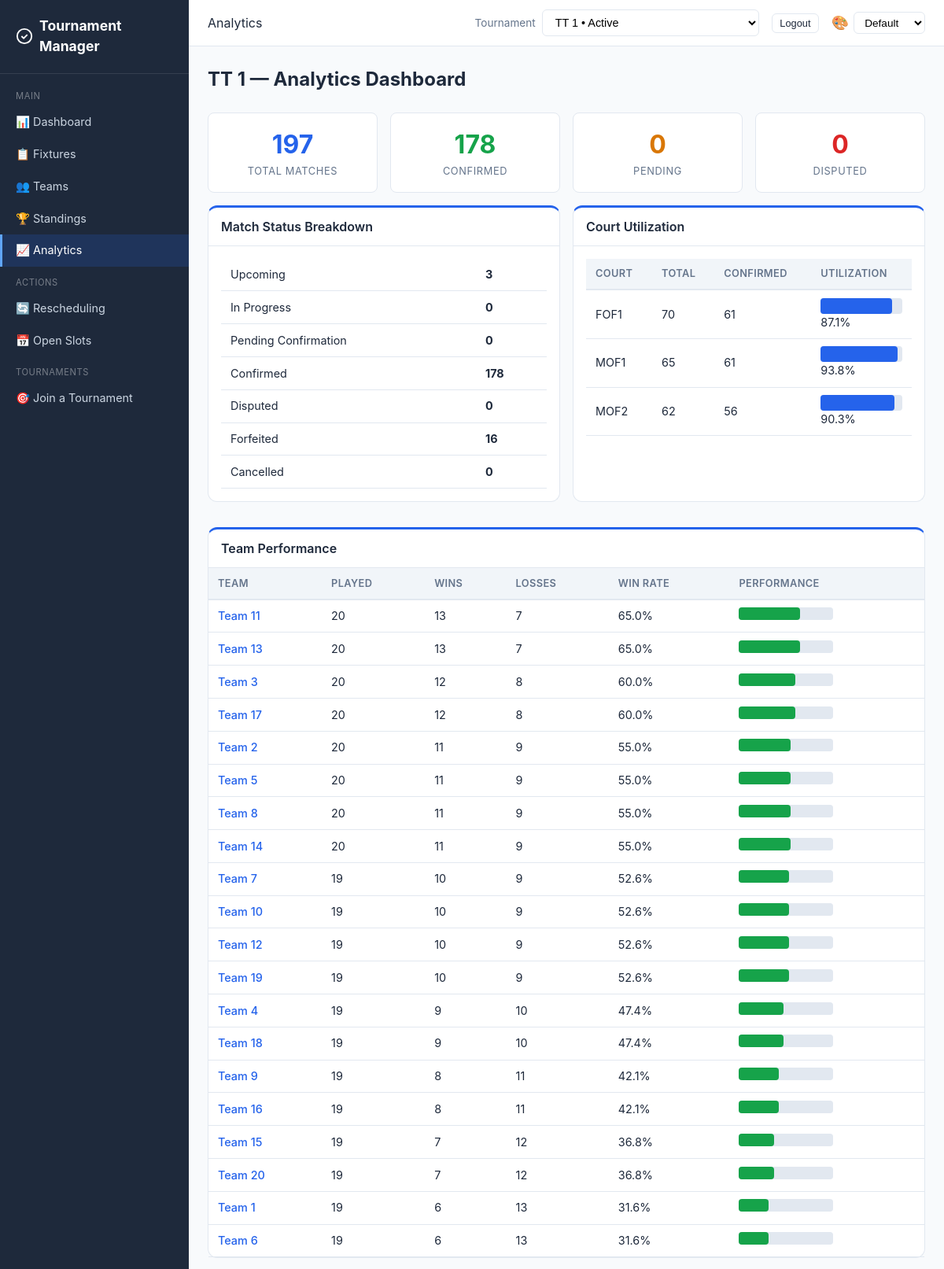
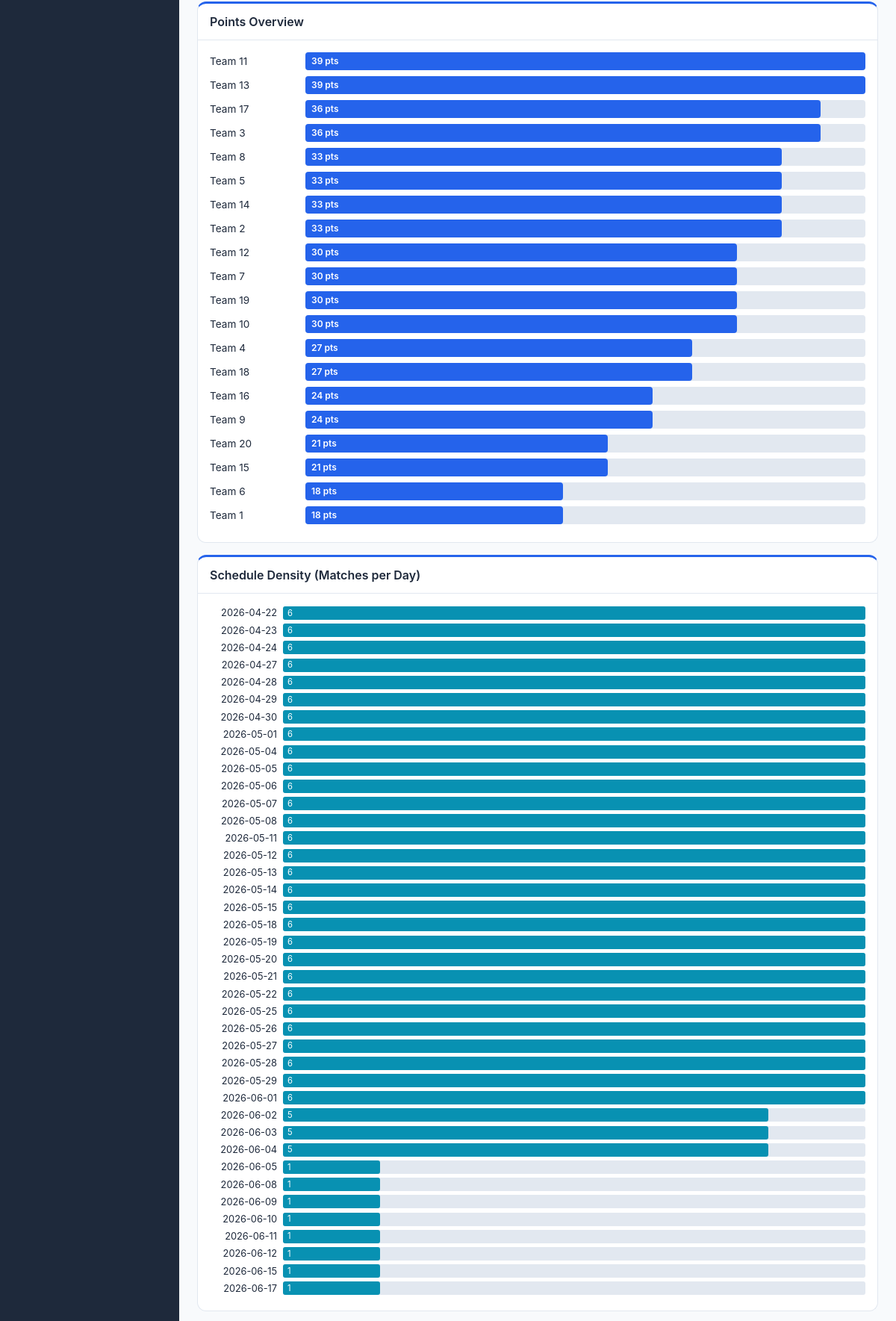
/analytics/ (signed in, upper part), run on the app's committed database (2 pictures, top to bottom).
### core/models.py (models this page shows, shortened)
class Tournament(models.Model):
    FORMAT_CHOICES = [
        ("round_robin", "Round Robin"),
        ("double_round_robin", "Double Round Robin"),
        ("knockout", "Knockout"),
        ("double_elimination", "Double Elimination"),
        ("consolation", "Consolation"),
        ("hybrid", "Hybrid (Groups + Knockout)"),
    ]
    SPORT_CHOICES = [
        ("badminton", "Badminton"),
        ("tennis", "Tennis"),
        ("volleyball", "Volleyball"),
        ("basketball", "Basketball"),
        ("soccer", "Soccer"),
        ("cricket", "Cricket"),
        ("table_tennis", "Table Tennis"),
        ("other", "Other"),
    ]
    WITHDRAWAL_POLICY_CHOICES = [
        ("forfeit", "Forfeit remaining matches"),
        ("void", "Void remaining matches"),
    ]
    name = models.CharField(max_length=200)
    sport_type = models.CharField(
        max_length=30, choices=SPORT_CHOICES, default="other",
        help_text="Type of sport for this tournament",
    )
    format = models.CharField(max_length=30, choices=FORMAT_CHOICES)
    players_per_team = models.IntegerField(
        default=1, help_text="Number of players required per team",
    )
    status = models.CharField(
        max_length=20,
        choices=[
            ("setup", "Setup"),
            ("registration_open", "Registration Open"),
            ("ready", "Ready for Scheduling"),
            ("scheduled", "Schedule Draft Ready"),
            ("active", "Active"),
            ("completed", "Completed"),
        ],
        default="setup",
    )
    created_at = models.DateTimeField(auto_now_add=True)
    started_at = models.DateTimeField(null=True, blank=True)
    completed_at = models.DateTimeField(null=True, blank=True)
    start_date = models.DateField(
        default=timezone.localdate,
        null=True,
        blank=True,
        help_text="Date from which automatic scheduling should begin",
    )
    expected_teams_count = models.PositiveIntegerField(
        default=0,
        blank=True,
        help_text="Expected number of teams before the tournament can start",
    )
    points_per_win = models.IntegerField(default=3)
    points_per_loss = models.IntegerField(default=0)
    points_per_draw = models.IntegerField(default=1)
    tiebreaker_order = models.TextField(
        default='["game_diff", "games_won", "head_to_head"]'
    )
    num_groups = models.IntegerField(default=2, help_text="For hybrid format")
    teams_per_group_advance = models.IntegerField(
        default=2, help_text="Teams advancing from each group"
    )
    withdrawal_policy = models.CharField(
        max_length=20, choices=WITHDRAWAL_POLICY_CHOICES, default="forfeit"
    )
    default_match_duration = models.IntegerField(
        default=30, help_text="Minutes per match"
    )
    champion = models.ForeignKey(
        "Team",
        null=True,
        blank=True,
        on_delete=models.SET_NULL,
        related_name="championships",
        help_text="Team that won the tournament",
    )
    def get_tiebreaker_order(self):
        return json.loads(self.tiebreaker_order)

class Court(models.Model):
    tournament = models.ForeignKey(
        Tournament, on_delete=models.CASCADE, related_name="courts"
    )
    name = models.CharField(max_length=100)
    is_available = models.BooleanField(default=True)
    class Meta:
        unique_together = ["tournament", "name"]

class Team(models.Model):
    STATUS_CHOICES = [
        ("active", "Active"),
        ("withdrawn", "Withdrawn"),
    ]
    user = models.ForeignKey(User, on_delete=models.CASCADE, related_name="captained_teams")
    tournament = models.ForeignKey(
        Tournament, on_delete=models.CASCADE, related_name="teams"
    )
    name = models.CharField(max_length=100)
    department = models.CharField(max_length=120, blank=True, default="")
    status = models.CharField(max_length=20, choices=STATUS_CHOICES, default="active")
    withdrawn_at = models.DateTimeField(null=True, blank=True)
    group = models.CharField(max_length=5, blank=True, default="")
    preferred_courts = models.ManyToManyField(Court, blank=True, related_name="preferred_by")
    availability_notes = models.TextField(blank=True, default="")
    seed = models.IntegerField(default=0)
    class Meta:
        unique_together = [["tournament", "name"], ["tournament", "user"]]

### core/views.py (the view)
# urls.py: path("analytics/", views.analytics_view, name="analytics"),
@login_required
def analytics_view(request):
    tournament = _get_tournament(request)
    if not tournament:
        return render(request, "core/analytics.html", _tournament_context(request, tournament))
    matches = tournament.matches.all()
    teams = tournament.teams.all()
    match_stats = {
        "total": matches.count(),
        "confirmed": matches.filter(status="confirmed").count(),
        "upcoming": matches.filter(status="upcoming").count(),
        "in_progress": matches.filter(status="in_progress").count(),
        "pending": matches.filter(status="pending_confirmation").count(),
        "disputed": matches.filter(status="disputed").count(),
        "forfeited": matches.filter(status="forfeited").count(),
        "cancelled": matches.filter(status="cancelled").count(),
    }
    courts = tournament.courts.all()
    court_stats = []
    for court in courts:
        total = matches.filter(court=court).count()
        confirmed = matches.filter(court=court, status="confirmed").count()
        court_stats.append({
            "court": court, "total_matches": total, "confirmed_matches": confirmed,
            "utilization": round(confirmed / total * 100, 1) if total > 0 else 0,
        })
    team_stats = []
    for team in teams.filter(status="active"):
        team_matches = matches.filter(Q(team1=team) | Q(team2=team))
        wins = team_matches.filter(winner=team).count()
        played = team_matches.filter(status__in=["confirmed", "forfeited"]).count()
        team_stats.append({
            "team": team, "played": played, "wins": wins, "losses": played - wins,
            "win_rate": round(wins / played * 100, 1) if played > 0 else 0,
        })
    team_stats.sort(key=lambda x: x["win_rate"], reverse=True)
    schedule_density = defaultdict(int)
    for m in matches.filter(scheduled_time__isnull=False):
        day = m.scheduled_time.strftime("%Y-%m-%d")
        schedule_density[day] += 1
    schedule_density = dict(sorted(schedule_density.items()))
    withdrawn = teams.filter(status="withdrawn")
    withdrawal_info = []
    for team in withdrawn:
        affected = matches.filter(Q(team1=team) | Q(team2=team), status__in=["forfeited", "cancelled"]).count()
        withdrawal_info.append({"team": team, "affected_matches": affected, "withdrawn_at": team.withdrawn_at})
    recent_logs = AuditLog.objects.filter(tournament=tournament).order_by("-timestamp")[:20]
    context = {
        "tournament": tournament, "match_stats": match_stats, "court_stats": court_stats,
        "team_stats": team_stats, "schedule_density": json.dumps(schedule_density),
        "withdrawal_info": withdrawal_info, "recent_logs": recent_logs,
    }
    if tournament.format in ("round_robin", "double_round_robin", "hybrid"):
        context["standings"] = calculate_standings(tournament)
    context.update(_tournament_context(request, tournament))
    return render(request, "core/analytics.html", context)

### core/standings.py (called while the page is built)
def _sort_key(standing, tiebreakers):
    key = [standing["points"]]
    for tb in tiebreakers:
        if tb == "game_diff":
            key.append(standing["game_diff"])
        elif tb == "games_won":
            key.append(standing["games_won"])
        elif tb == "head_to_head":
            key.append(0)  # Simplified; would need pairwise comparison
    return tuple(key)

### core/views.py (called while the page is built)
def _is_organizer(user):
    return user.is_staff or user.is_superuser

### templates/core/analytics.html (shortened to what this page needs)
{% extends "core/base.html" %}
{% block page_header %}Analytics{% endblock %}
{% block content %}
<h1 class="page-title">{% if tournament %}{{ tournament.name }} — {% endif %}Analytics Dashboard</h1>
{% if tournament %}
<div class="grid grid-4 mb-2">
    <div class="stat-card">
        <div class="stat-value">{{ match_stats.total }}</div>
        <div class="stat-label">Total Matches</div>
    </div>
    <div class="stat-card">
        <div class="stat-value" style="color:var(--success)">{{ match_stats.confirmed }}</div>
        <div class="stat-label">Confirmed</div>
    </div>
    <div class="stat-card">
        <div class="stat-value" style="color:var(--warning)">{{ match_stats.pending }}</div>
        <div class="stat-label">Pending</div>
    </div>
    <div class="stat-card">
        <div class="stat-value" style="color:var(--danger)">{{ match_stats.disputed }}</div>
        <div class="stat-label">Disputed</div>
    </div>
</div>
<div class="grid grid-2">
    <div class="card">
        <div class="card-header">Match Status Breakdown</div>
        <div class="card-body">
            <table>
                <tr><td>Upcoming</td><td><strong>{{ match_stats.upcoming }}</strong></td></tr>
                <tr><td>In Progress</td><td><strong>{{ match_stats.in_progress }}</strong></td></tr>
                <tr><td>Pending Confirmation</td><td><strong>{{ match_stats.pending }}</strong></td></tr>
                <tr><td>Confirmed</td><td><strong>{{ match_stats.confirmed }}</strong></td></tr>
                <tr><td>Disputed</td><td><strong>{{ match_stats.disputed }}</strong></td></tr>
                <tr><td>Forfeited</td><td><strong>{{ match_stats.forfeited }}</strong></td></tr>
                <tr><td>Cancelled</td><td><strong>{{ match_stats.cancelled }}</strong></td></tr>
            </table>
        </div>
    </div>
    <div class="card">
        <div class="card-header">Court Utilization</div>
        <div class="card-body">
            <table>
                <thead><tr><th>Court</th><th>Total</th><th>Confirmed</th><th>Utilization</th></tr></thead>
                <tbody>
                {% for cs in court_stats %}
                <tr>
                    <td>{{ cs.court.name }}</td>
                    <td>{{ cs.total_matches }}</td>
                    <td>{{ cs.confirmed_matches }}</td>
                    <td>
                        <div style="background:#e2e8f0;border-radius:4px;height:20px;width:100%;position:relative;">
                            <div style="background:var(--primary);border-radius:4px;height:20px;width:{{ cs.utilization }}%;"></div>
                        </div>
                        {{ cs.utilization }}%
                    </td>
                </tr>
                {% endfor %}
                </tbody>
            </table>
        </div>
    </div>
</div>
<div class="card mt-2">
    <div class="card-header">Team Performance</div>
    <div class="table-container">
    <table>
        <thead><tr><th>Team</th><th>Played</th><th>Wins</th><th>Losses</th><th>Win Rate</th><th>Performance</th></tr></thead>
        <tbody>
        {% for ts in team_stats %}
        <tr>
            <td><a href="{% url 'team_detail' pk=ts.team.pk %}">{{ ts.team.name }}</a></td>
            <td>{{ ts.played }}</td>
            <td>{{ ts.wins }}</td>
            <td>{{ ts.losses }}</td>
            <td>{{ ts.win_rate }}%</td>
            <td>
                <div style="background:#e2e8f0;border-radius:4px;height:16px;width:120px;display:inline-block;position:relative;">
                    <div style="background:var(--success);border-radius:4px;height:16px;width:{{ ts.win_rate }}%;"></div>
                </div>
            </td>
        </tr>
        {% endfor %}
        </tbody>
    </table>
    </div>
</div>
{% if standings %}
<div class="card mt-2">
    <div class="card-header">Points Overview</div>
    <div class="card-body">
        {% for s in standings %}
        <div class="d-flex align-center gap-1 mb-1">
            <span style="width:120px;font-size:0.85rem;">{{ s.team.name }}</span>
            <div style="flex:1;background:#e2e8f0;border-radius:4px;height:24px;position:relative;">
                {% widthratio s.points standings.0.points 100 as pct %}
                <div style="background:var(--primary);border-radius:4px;height:24px;width:{% widthratio s.points standings.0.points 100 %}%;display:flex;align-items:center;padding-left:0.5rem;">
                    <span style="color:white;font-size:0.75rem;font-weight:600;">{{ s.points }} pts</span>
                </div>
            </div>
        </div>
        {% endfor %}
    </div>
</div>
{% endif %}
<div class="card mt-2">
    <div class="card-header">Schedule Density (Matches per Day)</div>
    <div class="card-body" id="schedule-density"></div>
</div>
{% else %}
<p class="text-muted">No tournament data available.</p>
{% endif %}
{% endblock %}

### static/css/style.css (style rules this page uses)
:root { --primary: #2563eb; --primary-dark: #1d4ed8; --success: #16a34a; --warning: #d97706; --danger: #dc2626; --info: #0891b2; --bg: #f8fafc; --bg-card: #ffffff; --text: #1e293b; --text-muted: #64748b; --border: #e2e8f0; --sidebar-bg: #1e293b; --sidebar-text: #cbd5e1; --sidebar-active: #2563eb; }
* { box-sizing: border-box; margin: 0; padding: 0; }
body { font-family: -apple-system, BlinkMacSystemFont, 'Segoe UI', Roboto, sans-serif; background: var(--bg); color: var(--text); line-height: 1.5; }
.page-title { font-size: 1.5rem; font-weight: 700; margin-bottom: 1.5rem; }
.card { background: var(--bg-card); border: 1px solid var(--border); border-top: 3px solid var(--primary); border-radius: 12px; margin-bottom: 1rem; }
.card-header { padding: 0.75rem 1rem; border-bottom: 1px solid var(--border); font-weight: 600; display: flex; justify-content: space-between; align-items: center; }
.card-body { padding: 1rem; }
.grid { display: grid; gap: 1rem; }
.grid-2 { grid-template-columns: repeat(2, 1fr); }
.grid-4 { grid-template-columns: repeat(4, 1fr); }
.stat-card { background: var(--bg-card); border: 1px solid var(--border); border-radius: 8px; padding: 1rem; text-align: center; }
.stat-value { font-size: 2rem; font-weight: 700; color: var(--primary); }
.stat-label { font-size: 0.8rem; color: var(--text-muted); text-transform: uppercase; letter-spacing: 0.05em; }
.table-container { overflow-x: auto; }
table { width: 100%; border-collapse: collapse; font-size: 0.9rem; }
th { background: #f1f5f9; padding: 0.6rem 0.75rem; text-align: left; font-weight: 600; font-size: 0.8rem; text-transform: uppercase; letter-spacing: 0.03em; color: var(--text-muted); border-bottom: 2px solid var(--border); white-space: nowrap; }
td { padding: 0.6rem 0.75rem; border-bottom: 1px solid var(--border); vertical-align: middle; }
table a { color: var(--primary); text-decoration: none; font-weight: 500; }
.mb-1 { margin-bottom: 0.5rem; }
.mb-2 { margin-bottom: 1rem; }
.mt-2 { margin-top: 1rem; }
.d-flex { display: flex; }
.gap-1 { gap: 0.5rem; }
.align-center { align-items: center; }

### data on the page
Tournament: name "TT 1"
Court: court.name "FOF1", total_matches "70", confirmed_matches "61", utilization "87.1"
Court: court.name "MOF1", total_matches "65", confirmed_matches "61", utilization "93.8"
Court: court.name "MOF2", total_matches "62", confirmed_matches "56", utilization "90.3"
Team: team.name "Team 11", played "20", wins "13", losses "7", win_rate "65.0", points "39"
Team: team.name "Team 13", played "20", wins "13", losses "7", win_rate "65.0", points "39"
Team: team.name "Team 3", played "20", wins "12", losses "8", win_rate "60.0", points "36"
Team: team.name "Team 17", played "20", wins "12", losses "8", win_rate "60.0", points "36"
Team: team.name "Team 2", played "20", wins "11", losses "9", win_rate "55.0", points "33"
Team: team.name "Team 5", played "20", wins "11", losses "9", win_rate "55.0", points "33"
Team: team.name "Team 8", played "20", wins "11", losses "9", win_rate "55.0", points "33"
Team: team.name "Team 14", played "20", wins "11", losses "9", win_rate "55.0", points "33"
Team: team.name "Team 7", played "19", wins "10", losses "9", win_rate "52.6", points "30"
Team: team.name "Team 10", played "19", wins "10", losses "9", win_rate "52.6", points "30"
Team: team.name "Team 12", played "19", wins "10", losses "9", win_rate "52.6", points "30"
Team: team.name "Team 19", played "19", wins "10", losses "9", win_rate "52.6", points "30"
Team: team.name "Team 4", played "19", wins "9", losses "10", win_rate "47.4", points "27"
Team: team.name "Team 18", played "19", wins "9", losses "10", win_rate "47.4", points "27"
Team: team.name "Team 9", played "19", wins "8", losses "11", win_rate "42.1", points "24"
Team: team.name "Team 16", played "19", wins "8", losses "11", win_rate "42.1", points "24"
Team: team.name "Team 15", played "19", wins "7", losses "12", win_rate "36.8", points "21"
Team: team.name "Team 20", played "19", wins "7", losses "12", win_rate "36.8", points "21"
Team: team.name "Team 1", played "19", wins "6", losses "13", win_rate "31.6", points "18"
Team: team.name "Team 6", played "19", wins "6", losses "13", win_rate "31.6", points "18"

### other printed values
{{ match_stats.total }} "197"
{{ match_stats.confirmed }} "178"
{{ match_stats.pending }} "0"
{{ match_stats.disputed }} "0"
{{ match_stats.upcoming }} "3"
{{ match_stats.in_progress }} "0"
{{ match_stats.forfeited }} "16"
{{ match_stats.cancelled }} "0"
form field tournament_id "TT 1 • Active"
